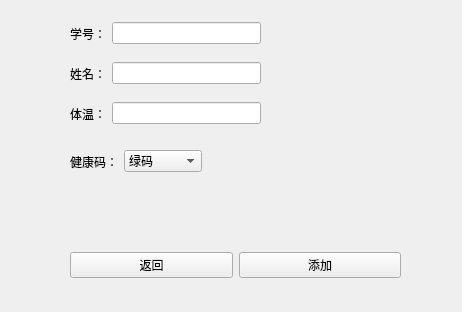
<?xml version="1.0" encoding="UTF-8"?>
<ui version="4.0">
 <class>StudentHealth</class>
 <widget class="QWidget" name="StudentHealth">
  <property name="geometry">
   <rect>
    <x>0</x>
    <y>0</y>
    <width>462</width>
    <height>312</height>
   </rect>
  </property>
  <property name="windowTitle">
   <string>StudentHealth</string>
  </property>
  <widget class="QWidget" name="widget_7" native="true">
   <property name="geometry">
    <rect>
     <x>70</x>
     <y>240</y>
     <width>331</width>
     <height>50</height>
    </rect>
   </property>
   <layout class="QHBoxLayout" name="horizontalLayout_7">
    <item>
     <widget class="QPushButton" name="pushButton_back">
      <property name="text">
       <string>返回</string>
      </property>
     </widget>
    </item>
    <item>
     <widget class="QPushButton" name="pushButton_add">
      <property name="text">
       <string>添加</string>
      </property>
     </widget>
    </item>
   </layout>
  </widget>
  <widget class="QWidget" name="widget_3" native="true">
   <property name="geometry">
    <rect>
     <x>70</x>
     <y>90</y>
     <width>191</width>
     <height>47</height>
    </rect>
   </property>
   <layout class="QHBoxLayout" name="horizontalLayout_18">
    <item>
     <widget class="QLabel" name="label_17">
      <property name="text">
       <string>体温：</string>
      </property>
     </widget>
    </item>
    <item>
     <widget class="QLineEdit" name="lineEdit_BodyTemperature"/>
    </item>
   </layout>
  </widget>
  <widget class="QWidget" name="widget" native="true">
   <property name="geometry">
    <rect>
     <x>70</x>
     <y>10</y>
     <width>191</width>
     <height>47</height>
    </rect>
   </property>
   <layout class="QHBoxLayout" name="horizontalLayout_19">
    <item>
     <widget class="QLabel" name="label_18">
      <property name="text">
       <string>学号：</string>
      </property>
     </widget>
    </item>
    <item>
     <widget class="QLineEdit" name="lineEdit_id"/>
    </item>
   </layout>
  </widget>
  <widget class="QWidget" name="widget_5" native="true">
   <property name="geometry">
    <rect>
     <x>70</x>
     <y>140</y>
     <width>351</width>
     <height>43</height>
    </rect>
   </property>
   <layout class="QHBoxLayout" name="horizontalLayout_20">
    <item>
     <widget class="QLabel" name="label_19">
      <property name="text">
       <string>健康码：</string>
      </property>
     </widget>
    </item>
    <item>
     <widget class="QComboBox" name="comboBox_HealthCode">
      <item>
       <property name="text">
        <string>绿码</string>
       </property>
      </item>
      <item>
       <property name="text">
        <string>黄码</string>
       </property>
      </item>
      <item>
       <property name="text">
        <string>红码</string>
       </property>
      </item>
      <item>
       <property name="text">
        <string>弹窗</string>
       </property>
      </item>
      <item>
       <property name="text">
        <string>未知情况</string>
       </property>
      </item>
     </widget>
    </item>
    <item>
     <spacer name="horizontalSpacer_12">
      <property name="orientation">
       <enum>Qt::Horizontal</enum>
      </property>
      <property name="sizeHint" stdset="0">
       <size>
        <width>40</width>
        <height>20</height>
       </size>
      </property>
     </spacer>
    </item>
    <item>
     <spacer name="horizontalSpacer_13">
      <property name="orientation">
       <enum>Qt::Horizontal</enum>
      </property>
      <property name="sizeHint" stdset="0">
       <size>
        <width>40</width>
        <height>20</height>
       </size>
      </property>
     </spacer>
    </item>
   </layout>
  </widget>
  <widget class="QWidget" name="widget_2" native="true">
   <property name="geometry">
    <rect>
     <x>70</x>
     <y>50</y>
     <width>191</width>
     <height>47</height>
    </rect>
   </property>
   <layout class="QHBoxLayout" name="horizontalLayout_21">
    <item>
     <widget class="QLabel" name="label_20">
      <property name="text">
       <string>姓名：</string>
      </property>
     </widget>
    </item>
    <item>
     <widget class="QLineEdit" name="lineEdit_name"/>
    </item>
   </layout>
  </widget>
 </widget>
 <resources/>
 <connections/>
</ui>
